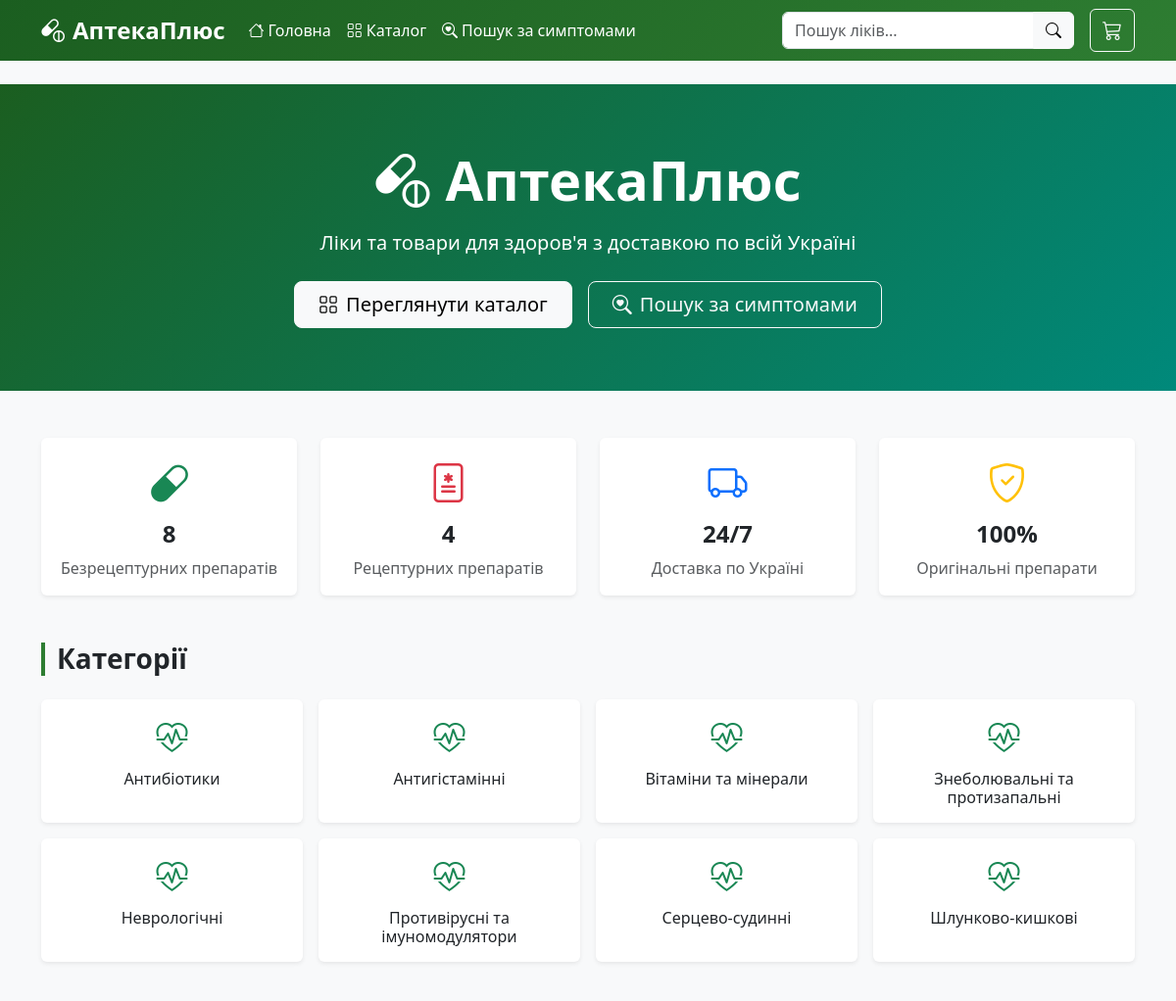
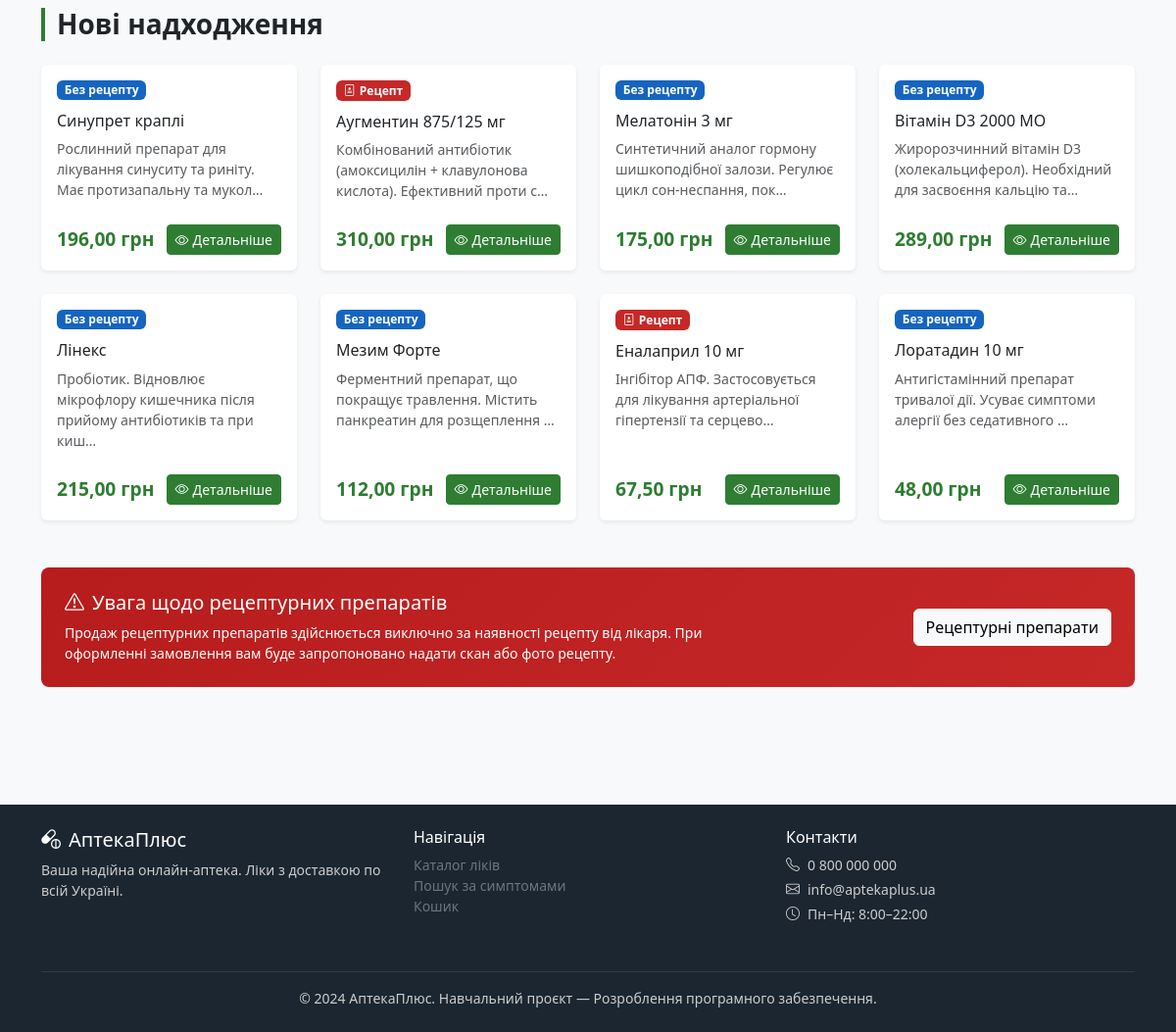
The page / on the database its author committed (2 pictures, top to bottom).
### shop/models.py (models this page shows, shortened)
class Category(models.Model):
    name = models.CharField(max_length=200, verbose_name='Назва')
    slug = models.SlugField(max_length=200, unique=True)
    description = models.TextField(blank=True, verbose_name='Опис')
    class Meta:
        verbose_name = 'Категорія'
        verbose_name_plural = 'Категорії'
        ordering = ['name']
    def get_absolute_url(self):
        return reverse('shop:catalog') + f'?category={self.slug}'

class Medicine(models.Model):
    category = models.ForeignKey(
        Category, on_delete=models.CASCADE,
        related_name='medicines', verbose_name='Категорія'
    )
    symptoms = models.ManyToManyField(
        Symptom, blank=True,
        related_name='medicines', verbose_name='Симптоми'
    )
    name = models.CharField(max_length=300, verbose_name='Назва')
    slug = models.SlugField(max_length=300, unique=True)
    manufacturer = models.CharField(max_length=200, blank=True, verbose_name='Виробник')
    description = models.TextField(verbose_name='Опис')
    composition = models.TextField(blank=True, verbose_name='Склад')
    dosage = models.CharField(max_length=200, blank=True, verbose_name='Дозування')
    contraindications = models.TextField(blank=True, verbose_name='Протипоказання')
    price = models.DecimalField(max_digits=10, decimal_places=2, verbose_name='Ціна (грн)')
    stock = models.PositiveIntegerField(default=0, verbose_name='Залишок на складі')
    is_prescription = models.BooleanField(default=False, verbose_name='Рецептурний препарат')
    is_available = models.BooleanField(default=True, verbose_name='Доступний')
    created = models.DateTimeField(auto_now_add=True)
    updated = models.DateTimeField(auto_now=True)
    class Meta:
        verbose_name = 'Ліки'
        verbose_name_plural = 'Ліки'
        ordering = ['name']
    def get_absolute_url(self):
        return reverse('shop:medicine_detail', args=[self.slug])

### shop/views.py (the view)
# urls.py: path('', views.home, name='home'),
def home(request):
    categories = Category.objects.all()
    featured = Medicine.objects.filter(is_available=True).order_by('-created')[:8]
    prescription_count = Medicine.objects.filter(is_prescription=True, is_available=True).count()
    otc_count = Medicine.objects.filter(is_prescription=False, is_available=True).count()
    context = {
        'categories': categories,
        'featured': featured,
        'prescription_count': prescription_count,
        'otc_count': otc_count,
    }
    return render(request, 'shop/home.html', context)

### shop/cart.py (called while the page is built)
    def __len__(self):
        return sum(item['quantity'] for item in self.cart.values())

### shop/context_processors.py (called while the page is built)
def cart_count(request):
    cart = Cart(request)
    return {'cart_count': len(cart)}

### shop/templates/shop/home.html (shortened to what this page needs)
{% extends 'shop/base.html' %}
{% block content %}
<div class="container-fluid px-0">
    <div class="py-5" style="background: linear-gradient(135deg, #1b5e20, #00897b);">
        <div class="container text-white text-center py-3">
            <h1 class="display-4 fw-bold mb-3">
                <i class="bi bi-capsule-pill me-3"></i>АптекаПлюс
            </h1>
            <p class="lead mb-4">Ліки та товари для здоров'я з доставкою по всій Україні</p>
            <div class="row justify-content-center g-3">
                <div class="col-auto">
                    <a href="{% url 'shop:catalog' %}" class="btn btn-light btn-lg px-4">
                        <i class="bi bi-grid me-2"></i>Переглянути каталог
                    </a>
                </div>
                <div class="col-auto">
                    <a href="{% url 'shop:symptom_search' %}" class="btn btn-outline-light btn-lg px-4">
                        <i class="bi bi-search-heart me-2"></i>Пошук за симптомами
                    </a>
                </div>
            </div>
        </div>
    </div>
    <div class="container mt-5">
        <div class="row g-4 mb-5">
            <div class="col-md-3">
                <div class="card border-0 shadow-sm text-center p-3">
                    <i class="bi bi-capsule fs-1 text-success mb-2"></i>
                    <h4 class="fw-bold">{{ otc_count }}</h4>
                    <p class="text-muted mb-0">Безрецептурних препаратів</p>
                </div>
            </div>
            <div class="col-md-3">
                <div class="card border-0 shadow-sm text-center p-3">
                    <i class="bi bi-file-medical fs-1 text-danger mb-2"></i>
                    <h4 class="fw-bold">{{ prescription_count }}</h4>
                    <p class="text-muted mb-0">Рецептурних препаратів</p>
                </div>
            </div>
            <div class="col-md-3">
                <div class="card border-0 shadow-sm text-center p-3">
                    <i class="bi bi-truck fs-1 text-primary mb-2"></i>
                    <h4 class="fw-bold">24/7</h4>
                    <p class="text-muted mb-0">Доставка по Україні</p>
                </div>
            </div>
            <div class="col-md-3">
                <div class="card border-0 shadow-sm text-center p-3">
                    <i class="bi bi-shield-check fs-1 text-warning mb-2"></i>
                    <h4 class="fw-bold">100%</h4>
                    <p class="text-muted mb-0">Оригінальні препарати</p>
                </div>
            </div>
        </div>
        <h3 class="section-title fw-bold mb-4">Категорії</h3>
        <div class="row g-3 mb-5">
            {% for category in categories %}
            <div class="col-6 col-md-4 col-lg-3">
                <a href="{{ category.get_absolute_url }}" class="text-decoration-none">
                    <div class="card border-0 shadow-sm h-100 text-center p-3 card-medicine">
                        <i class="bi bi-heart-pulse fs-2 text-success mb-2"></i>
                        <h6 class="mb-0 text-dark">{{ category.name }}</h6>
                    </div>
                </a>
            </div>
            {% empty %}
            <p class="text-muted">Категорії не знайдено.</p>
            {% endfor %}
        </div>
        <h3 class="section-title fw-bold mb-4">Нові надходження</h3>
        <div class="row g-4 mb-5">
            {% for medicine in featured %}
            <div class="col-6 col-md-4 col-lg-3">
                <div class="card card-medicine h-100 shadow-sm">
                    <div class="card-body d-flex flex-column p-3">
                        <div class="d-flex justify-content-between mb-2">
                            {% if medicine.is_prescription %}
                            <span class="badge badge-prescription">
                                <i class="bi bi-file-medical me-1"></i>Рецепт
                            </span>
                            {% else %}
                            <span class="badge badge-otc">Без рецепту</span>
                            {% endif %}
                        </div>
                        <h6 class="card-title mt-1">{{ medicine.name }}</h6>
                        <p class="text-muted small flex-grow-1">{{ medicine.description|truncatechars:80 }}</p>
                        <div class="d-flex justify-content-between align-items-center mt-2">
                            <span class="price-tag">{{ medicine.price }} грн</span>
                            <a href="{{ medicine.get_absolute_url }}" class="btn btn-sm btn-pharmacy">
                                <i class="bi bi-eye me-1"></i>Детальніше
                            </a>
                        </div>
                    </div>
                </div>
            </div>
            {% endfor %}
        </div>
        <div class="prescription-banner rounded-3 p-4 text-white mb-5">
            <div class="row align-items-center">
                <div class="col-md-8">
                    <h5><i class="bi bi-exclamation-triangle me-2"></i>Увага щодо рецептурних препаратів</h5>
                    <p class="mb-0 small">
                        Продаж рецептурних препаратів здійснюється виключно за наявності рецепту від лікаря.
                        При оформленні замовлення вам буде запропоновано надати скан або фото рецепту.
                    </p>
                </div>
                <div class="col-md-4 text-md-end mt-3 mt-md-0">
                    <a href="{% url 'shop:catalog' %}?prescription=yes" class="btn btn-light">
                        Рецептурні препарати
                    </a>
                </div>
            </div>
        </div>
    </div>
</div>
{% endblock %}

### shop/templates/shop/base.html (shortened to what this page needs)
<!DOCTYPE html>
<html lang="uk">
<head>
    <link href="https://cdn.jsdelivr.net/npm/bootstrap@5.3.0/dist/css/bootstrap.min.css" rel="stylesheet">
    <link href="https://cdn.jsdelivr.net/npm/bootstrap-icons@1.11.0/font/bootstrap-icons.css" rel="stylesheet">
</head>
<body>
<nav class="navbar navbar-expand-lg navbar-dark">
    <div class="container">
        <a class="navbar-brand text-white" href="{% url 'shop:home' %}">
            <i class="bi bi-capsule-pill me-2"></i>АптекаПлюс
        </a>
        <div class="collapse navbar-collapse" id="navbarMain">
            <ul class="navbar-nav me-auto mb-2 mb-lg-0">
                <li class="nav-item">
                    <a class="nav-link text-white" href="{% url 'shop:home' %}">
                        <i class="bi bi-house me-1"></i>Головна
                    </a>
                </li>
                <li class="nav-item">
                    <a class="nav-link text-white" href="{% url 'shop:catalog' %}">
                        <i class="bi bi-grid me-1"></i>Каталог
                    </a>
                </li>
                <li class="nav-item">
                    <a class="nav-link text-white" href="{% url 'shop:symptom_search' %}">
                        <i class="bi bi-search-heart me-1"></i>Пошук за симптомами
                    </a>
                </li>
            </ul>
            <div class="d-flex align-items-center gap-3">
                <form class="d-flex" method="get" action="{% url 'shop:catalog' %}">
                    <div class="input-group">
                        <input class="form-control" type="search" name="q" placeholder="Пошук ліків..." style="min-width:200px">
                        <button class="btn btn-light" type="submit"><i class="bi bi-search"></i></button>
                    </div>
                </form>
                <a href="{% url 'shop:cart_detail' %}" class="btn btn-outline-light position-relative">
                    <i class="bi bi-cart3 fs-5"></i>
                </a>
            </div>
        </div>
    </div>
</nav>
<main class="py-4">
    {% block content %}{% endblock %}
</main>
<footer class="py-4 mt-5">
    <div class="container">
        <div class="row">
            <div class="col-md-4 mb-3">
                <h5 class="text-white"><i class="bi bi-capsule-pill me-2"></i>АптекаПлюс</h5>
                <p class="small">Ваша надійна онлайн-аптека. Ліки з доставкою по всій Україні.</p>
            </div>
            <div class="col-md-4 mb-3">
                <h6 class="text-white">Навігація</h6>
                <ul class="list-unstyled small">
                    <li><a href="{% url 'shop:catalog' %}" class="text-secondary text-decoration-none">Каталог ліків</a></li>
                    <li><a href="{% url 'shop:symptom_search' %}" class="text-secondary text-decoration-none">Пошук за симптомами</a></li>
                    <li><a href="{% url 'shop:cart_detail' %}" class="text-secondary text-decoration-none">Кошик</a></li>
                </ul>
            </div>
            <div class="col-md-4 mb-3">
                <h6 class="text-white">Контакти</h6>
                <p class="small mb-1"><i class="bi bi-telephone me-2"></i>0 800 000 000</p>
                <p class="small mb-1"><i class="bi bi-envelope me-2"></i>info@aptekaplus.ua</p>
                <p class="small"><i class="bi bi-clock me-2"></i>Пн–Нд: 8:00–22:00</p>
            </div>
        </div>
        <hr class="border-secondary">
        <p class="text-center small mb-0">
            &copy; 2024 АптекаПлюс. Навчальний проєкт — Розроблення програмного забезпечення.
        </p>
    </div>
</footer>
</body>
</html>

### shop/templates/shop/base.html (style rules this page uses)
:root { --pharmacy-green: #2e7d32; --pharmacy-light: #e8f5e9; --pharmacy-accent: #00897b; }
body { background-color: #f8f9fa; font-family: 'Segoe UI', sans-serif; }
.navbar-brand { font-weight: 700; font-size: 1.5rem; }
.navbar { background: linear-gradient(135deg, #1b5e20, #2e7d32) !important; }
.badge-prescription { background-color: #c62828; }
.badge-otc { background-color: #1565c0; }
.card-medicine { transition: transform 0.2s, box-shadow 0.2s; border: none; }
.btn-pharmacy { background-color: var(--pharmacy-green); border-color: var(--pharmacy-green); color: white; }
.prescription-banner { background: linear-gradient(135deg, #b71c1c, #c62828); }
footer { background: #1b2631; color: #ccc; }
.price-tag { color: var(--pharmacy-green); font-weight: 700; font-size: 1.2rem; }
.section-title { border-left: 4px solid var(--pharmacy-green); padding-left: 12px; }

### rows shown on the page
Category: name "Антибіотики"
Category: name "Антигістамінні"
Category: name "Вітаміни та мінерали"
Category: name "Знеболювальні та протизапальні"
Category: name "Неврологічні"
Category: name "Противірусні та імуномодулятори"
Category: name "Серцево-судинні"
Category: name "Шлунково-кишкові"
Medicine: is_prescription "Без рецепту", name "Синупрет краплі", description "Рослинний препарат для лікування синуситу та риніту. Має протизапальну та мукол…", price "196,00"
Medicine: is_prescription True (drawn), name "Аугментин 875/125 мг", description "Комбінований антибіотик (амоксицилін + клавулонова кислота). Ефективний проти с…", price "310,00"
Medicine: is_prescription "Без рецепту", name "Мелатонін 3 мг", description "Синтетичний аналог гормону шишкоподібної залози. Регулює цикл сон-неспання, пок…", price "175,00"
Medicine: is_prescription "Без рецепту", name "Вітамін D3 2000 МО", description "Жиророзчинний вітамін D3 (холекальциферол). Необхідний для засвоєння кальцію та…", price "289,00"
Medicine: is_prescription "Без рецепту", name "Лінекс", description "Пробіотик. Відновлює мікрофлору кишечника після прийому антибіотиків та при киш…", price "215,00"
Medicine: is_prescription "Без рецепту", name "Мезим Форте", description "Ферментний препарат, що покращує травлення. Містить панкреатин для розщеплення …", price "112,00"
Medicine: is_prescription True (drawn), name "Еналаприл 10 мг", description "Інгібітор АПФ. Застосовується для лікування артеріальної гіпертензії та серцево…", price "67,50"
Medicine: is_prescription "Без рецепту", name "Лоратадин 10 мг", description "Антигістамінний препарат тривалої дії. Усуває симптоми алергії без седативного …", price "48,00"

### other values the page prints
{{ otc_count }} "8"
{{ prescription_count }} "4"
